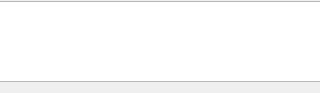
<?xml version="1.0" encoding="UTF-8"?>
<ui version="4.0">
 <class>ScoreboardWidget</class>
 <widget class="QWidget" name="ScoreboardWidget">
  <property name="geometry">
   <rect>
    <x>0</x>
    <y>0</y>
    <width>320</width>
    <height>93</height>
   </rect>
  </property>
  <property name="windowTitle">
   <string>Form</string>
  </property>
  <widget class="QTableView" name="tableView">
   <property name="geometry">
    <rect>
     <x>-5</x>
     <y>1</y>
     <width>331</width>
     <height>81</height>
    </rect>
   </property>
  </widget>
 </widget>
 <resources/>
 <connections/>
</ui>
